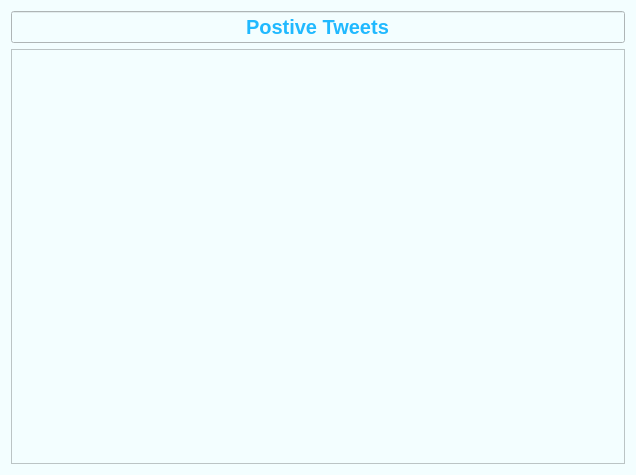
<?xml version="1.0" encoding="UTF-8"?>
<ui version="4.0">
 <class>Postive</class>
 <widget class="QWidget" name="Postive">
  <property name="geometry">
   <rect>
    <x>0</x>
    <y>0</y>
    <width>636</width>
    <height>475</height>
   </rect>
  </property>
  <property name="windowTitle">
   <string>Form</string>
  </property>
  <property name="styleSheet">
   <string notr="true">background-color: rgb(243, 254, 255);</string>
  </property>
  <layout class="QVBoxLayout" name="verticalLayout">
   <item>
    <widget class="QLineEdit" name="Pos_label">
     <property name="font">
      <font>
       <family>Liberation Sans</family>
       <pointsize>15</pointsize>
       <weight>75</weight>
       <italic>false</italic>
       <bold>true</bold>
      </font>
     </property>
     <property name="styleSheet">
      <string notr="true">color: rgb(32, 185, 255);</string>
     </property>
     <property name="text">
      <string>Postive Tweets</string>
     </property>
     <property name="alignment">
      <set>Qt::AlignCenter</set>
     </property>
     <property name="readOnly">
      <bool>true</bool>
     </property>
    </widget>
   </item>
   <item>
    <widget class="QTextEdit" name="Pos_tweet">
     <property name="font">
      <font>
       <pointsize>12</pointsize>
      </font>
     </property>
     <property name="styleSheet">
      <string notr="true">color: rgb(27, 161, 218);</string>
     </property>
     <property name="readOnly">
      <bool>true</bool>
     </property>
    </widget>
   </item>
  </layout>
 </widget>
 <resources/>
 <connections/>
</ui>
